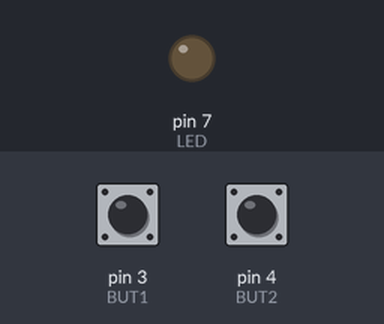
The sketch below on a simulated Arduino Uno, built with avr-gcc and run on an emulated ATmega328P. On the bench: output pins drawn as LEDs (lit = HIGH). Dashed ring = blinking. The inputs (shaded band) are chosen by the test bench; at power-on: pin 3 (BUT1) HIGH, pin 4 (BUT2) HIGH.

Above: at 1.2 s.
1.3 s: pin 3 (BUT1) pulled LOW for 0.15 s
At 1.36 s:
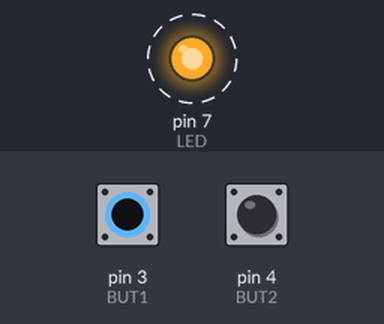
4.3 s: pin 4 (BUT2) pulled LOW for 0.15 s
At 5.1 s:
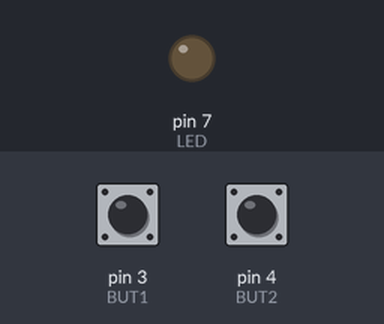
5.9 s: pin 3 (BUT1) pulled LOW for 1 s
At 8.8 s:
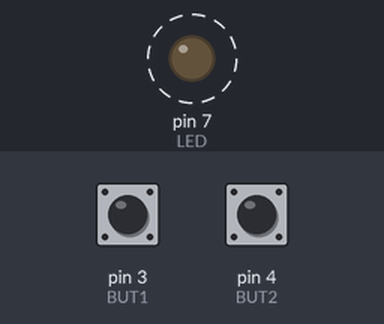
8.9 s: pin 4 (BUT2) pulled LOW for 1 s
At 9.8 s:
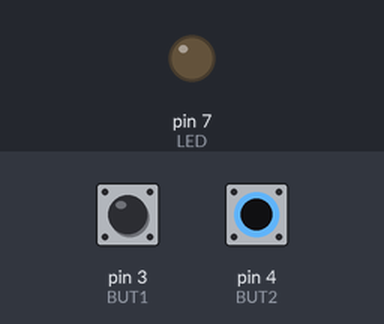
Timing chart, 0 to 11.9 s (numbered marks = the images above; inputs shaded):
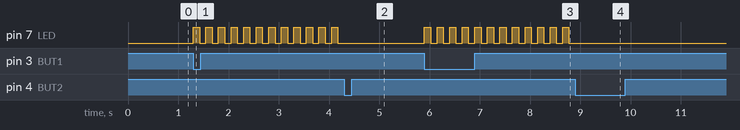

The sketch:

twelve.ino
```cpp
const int LED = 7;
const int BUT1 = 3;
const int BUT2 = 4;
int f = 4;

void setup() {
  pinMode(LED, OUTPUT);
  pinMode(BUT1, INPUT_PULLUP);
  pinMode(BUT2, INPUT_PULLUP);

}

void loop() {
  while (digitalRead(BUT1) == HIGH){};
    while (digitalRead(BUT2) == HIGH) {
      digitalWrite(LED, HIGH);
      delay(500/f);
      digitalWrite(LED, LOW);
      delay(500/f);
    }
}
```

Measured:
- after the input at 1.3 s, pin 7 (LED): alternates HIGH for 0.13 s and LOW for 0.13 s, starting at once
- after the input at 4.3 s, pin 7 (LED): stops changing and stays LOW
- after the input at 5.9 s, pin 7 (LED): alternates HIGH for 0.13 s and LOW for 0.13 s, starting at once
- after the input at 8.9 s, pin 7 (LED): stops changing and stays LOW
